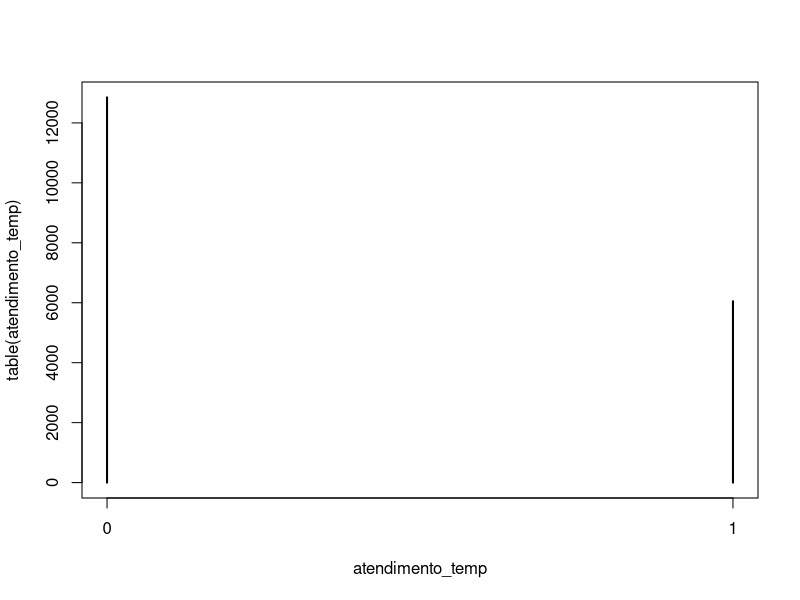
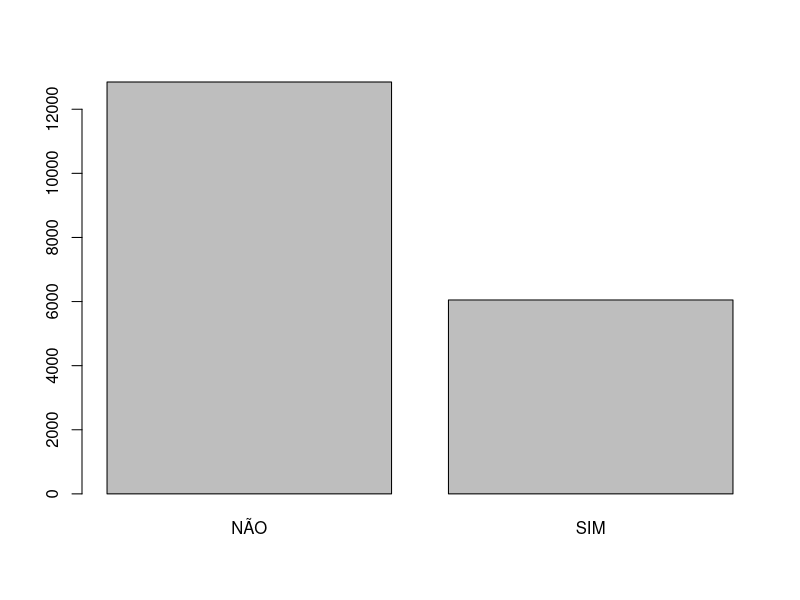
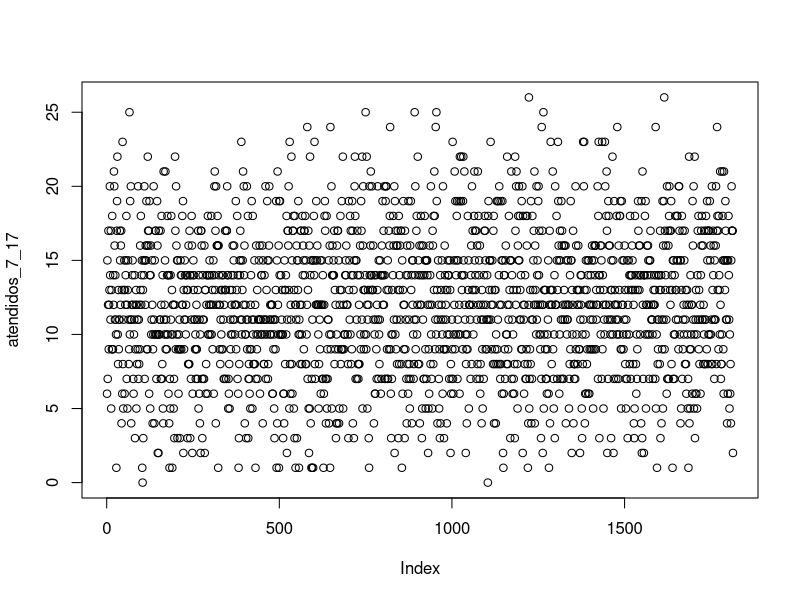
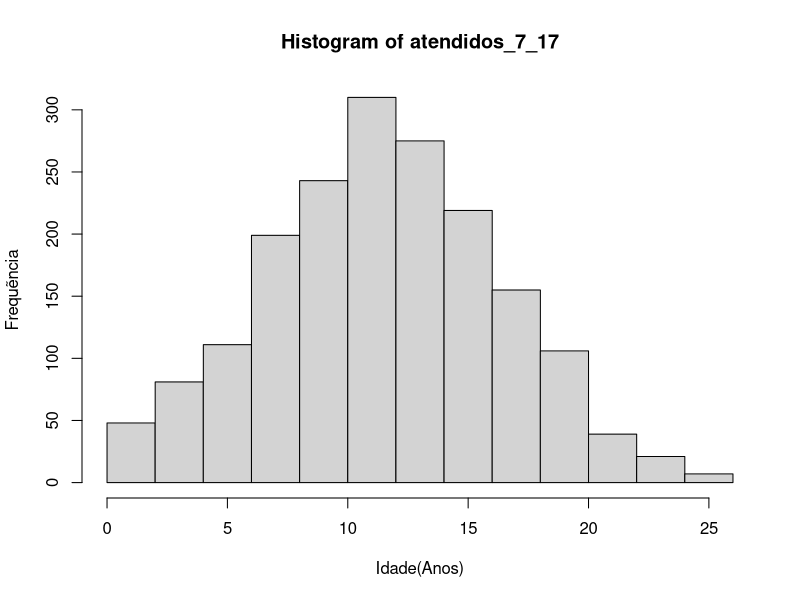
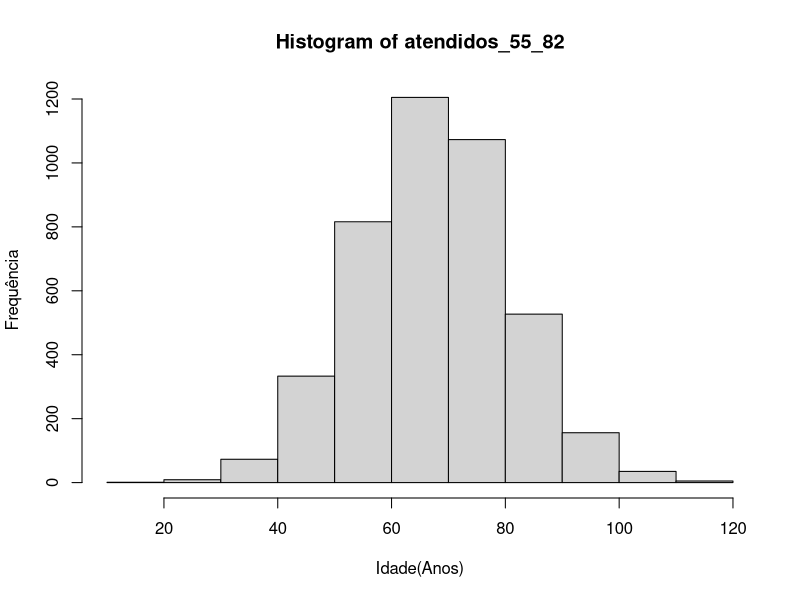
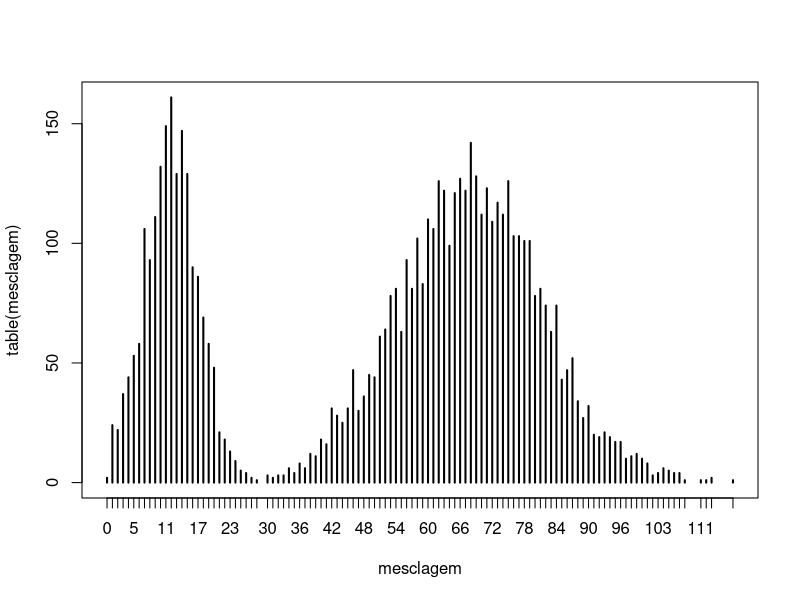
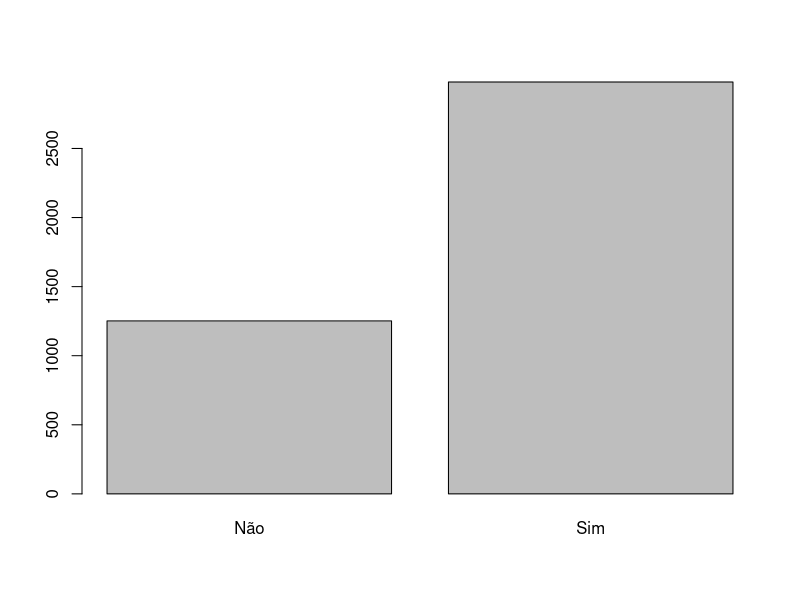
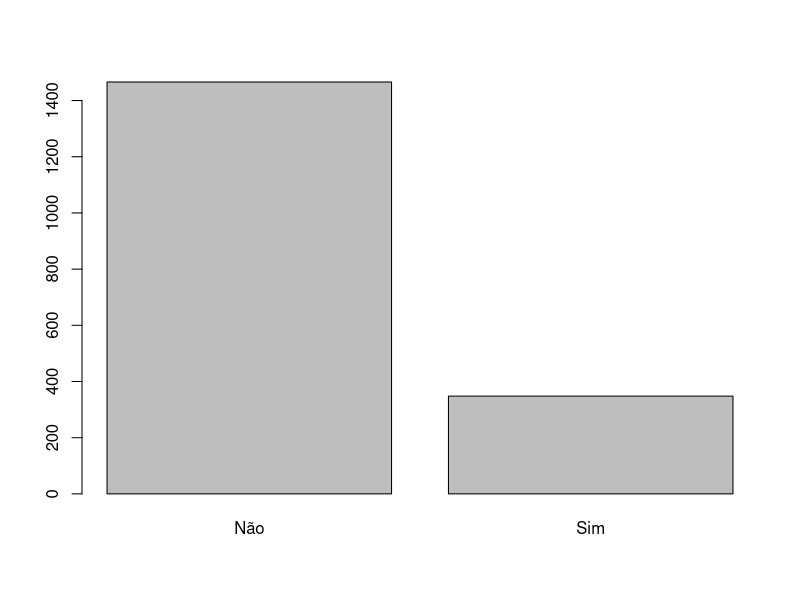

Generate these figures, in order, with R:
p <- 189000
n <- 18900

set.seed(1234)

atendimento_temp <- rbinom(n, 1, 0.32)

plot(table(atendimento_temp))

atendimento <- factor(atendimento_temp, levels = c(0,1),
                      labels = c("NÃO",
                                 "SIM"),
                      ordered = TRUE)
plot(atendimento)

atendidos_n <- round(n * 0.32 ,0)
atendidos_n

atendidos_7_17 <- abs(round( rnorm(atendidos_n * 0.3, 12, 5),0))
plot(atendidos_7_17)

hist_7_17 <- hist(atendidos_7_17,
                  ylab = "Frequẽncia",
                  xlab = "Idade(Anos)"
)

atendidos_55_82 <- abs(round( rnorm(atendidos_n * 0.7, 68, 13.5),0))
atendidos_55_82

hist_55_82 <- hist(atendidos_55_82, 
                   ylab = "Frequência",
                   xlab = "Idade(Anos)")
summary(atendidos_55_82)

mesclagem <- c(atendidos_7_17, atendidos_55_82)
plot(table(mesclagem))

summary(mesclagem)
#isso nos mostra o maior volume de atendimentos para idosos e um pico levemente mais alto para crianças

problemas_cronicos_7_17_temp <- rbinom(atendidos_n * 0.3, 1, 0.2)
problemas_cronicos_55_82_temp <- rbinom(atendidos_n * 0.7, 1, 0.7)

problemas_cronicos_7_17 <- factor(problemas_cronicos_7_17_temp, levels = c(0,1), labels = c("Não",
                                                                                       "Sim"), ordered = TRUE)

problemas_cronicos_55_82 <- factor(problemas_cronicos_55_82_temp, levels = c(0,1), labels = c("Não",
                                                                                              "Sim"), ordered = TRUE)
plot(problemas_cronicos_55_82)
plot(problemas_cronicos_7_17)

df_7_17 <- data.frame(
  id = c(1:(atendidos_n * 0.3)),
  atendidos_7_17,
  problemas_cronicos_7_17)

df_55_82 <- data.frame(
  id = c(1:(atendidos_n * 0.7)),
  atendidos_55_82,
  problemas_cronicos_55_82)
